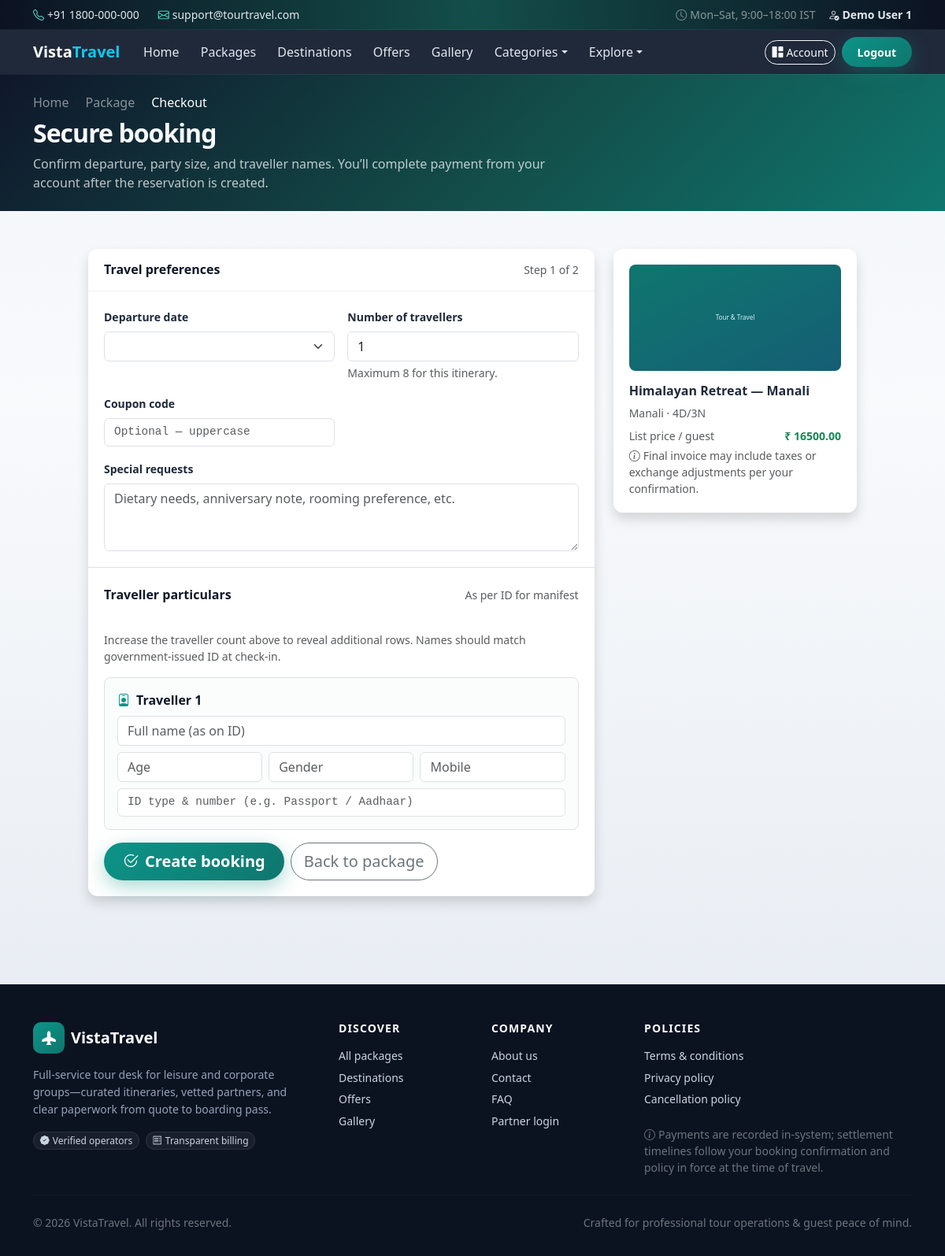
The app's page /book/1 (signed in) with its own data.
### app/models.py (models this page shows, shortened)
class User(db.Model):
    __tablename__ = "users"
    id = db.Column(db.Integer, primary_key=True)
    full_name = db.Column(db.String(120), nullable=False)
    email = db.Column(db.String(120), unique=True, nullable=False, index=True)
    mobile = db.Column(db.String(20), index=True)
    password_hash = db.Column(db.String(255), nullable=False)
    address = db.Column(db.Text)
    gender = db.Column(db.String(20))
    profile_image = db.Column(db.String(255))
    is_active = db.Column(db.Boolean, default=True)
    recovery_token = db.Column(db.String(128), index=True)
    recovery_token_expires = db.Column(db.DateTime)
    created_at = db.Column(db.DateTime, default=utcnow)
    updated_at = db.Column(db.DateTime, default=utcnow, onupdate=utcnow)
    bookings = db.relationship("Booking", backref="user", lazy="dynamic")
    wishlist_items = db.relationship("Wishlist", backref="user", lazy="dynamic", cascade="all, delete-orphan")

class TourPackage(db.Model):
    __tablename__ = "tour_packages"
    id = db.Column(db.Integer, primary_key=True)
    title = db.Column(db.String(200), nullable=False, index=True)
    brand_id = db.Column(db.Integer, db.ForeignKey("brands.id"), nullable=False)
    category_id = db.Column(db.Integer, db.ForeignKey("categories.id"), nullable=False)
    destination_id = db.Column(db.Integer, db.ForeignKey("destinations.id"), nullable=False)
    hotel_id = db.Column(db.Integer, db.ForeignKey("hotels.id"))
    transport_id = db.Column(db.Integer, db.ForeignKey("transports.id"))
    price = db.Column(db.Numeric(12, 2), nullable=False)
    discount_price = db.Column(db.Numeric(12, 2))
    duration_days = db.Column(db.Integer, default=1)
    duration_nights = db.Column(db.Integer, default=0)
    max_persons = db.Column(db.Integer, default=10)
    start_point = db.Column(db.String(255))
    end_point = db.Column(db.String(255))
    hotel_details_text = db.Column(db.Text)
    meal_details = db.Column(db.Text)
    transport_details_text = db.Column(db.Text)
    itinerary_json = db.Column(db.Text)
    inclusions = db.Column(db.Text)
    exclusions = db.Column(db.Text)
    terms = db.Column(db.Text)
    main_image = db.Column(db.String(255))
    status = db.Column(db.String(20), default="available")
    is_featured = db.Column(db.Boolean, default=False)
    created_at = db.Column(db.DateTime, default=utcnow)
    updated_at = db.Column(db.DateTime, default=utcnow, onupdate=utcnow)
    images = db.relationship(
        "PackageImage", backref="package", lazy="dynamic", cascade="all, delete-orphan"
    )
    dates = db.relationship(
        "PackageDate", backref="package", lazy="dynamic", cascade="all, delete-orphan"
    )

class Destination(db.Model):
    __tablename__ = "destinations"
    id = db.Column(db.Integer, primary_key=True)
    name = db.Column(db.String(160), nullable=False, index=True)
    state = db.Column(db.String(120), index=True)
    city = db.Column(db.String(120))
    short_description = db.Column(db.String(500))
    full_description = db.Column(db.Text)
    image = db.Column(db.String(255))
    best_season = db.Column(db.String(200))
    travel_duration_info = db.Column(db.String(300))
    category_id = db.Column(db.Integer, db.ForeignKey("categories.id"))
    created_at = db.Column(db.DateTime, default=utcnow)
    updated_at = db.Column(db.DateTime, default=utcnow, onupdate=utcnow)
    category = db.relationship("Category", backref="destinations")
    packages = db.relationship("TourPackage", backref="destination", lazy="dynamic")

### app/public_routes.py (the view, shortened to what this page needs)
@public_bp.route("/book/<int:pkg_id>", methods=["GET", "POST"])
@user_login_required
def book_package(pkg_id):
    from flask import session
    from .models import User
    from .utils import generate_public_booking_id
    pkg = TourPackage.query.get_or_404(pkg_id)
    user = User.query.get(session["user_id"])
    dates = (
        PackageDate.query.filter_by(package_id=pkg.id, booking_closed=False)
        .filter(PackageDate.seats_available > 0)
        .filter(PackageDate.travel_date >= date.today())
        .order_by(PackageDate.travel_date)
        .all()
    )
    return render_template(
        "public/book.html", package=pkg, user=user, available_dates=dates
    )

### app/templates/public/book.html (shortened to what this page needs)
{% extends 'base_public.html' %}
{% from '_macros.html' import static_img %}
{% block content %}
<section class="tt-page-hero py-4">
  <div class="container">
    <nav aria-label="breadcrumb">
      <ol class="breadcrumb mb-2" style="--bs-breadcrumb-divider: '›';">
        <li class="breadcrumb-item"><a href="{{ url_for('public.home') }}" class="text-white-50 text-decoration-none">Home</a></li>
        <li class="breadcrumb-item"><a href="{{ url_for('public.package_detail', pkg_id=package.id) }}" class="text-white-50 text-decoration-none">Package</a></li>
        <li class="breadcrumb-item active text-white">Checkout</li>
      </ol>
    </nav>
    <h1 class="h2 fw-bold mb-2">Secure booking</h1>
    <p class="tt-page-hero-lead mb-0">Confirm departure, party size, and traveller names. You’ll complete payment from your account after the reservation is created.</p>
  </div>
</section>
<div class="container py-5 col-lg-10">
  <div class="row g-4">
    <div class="col-lg-4 order-lg-2">
      <div class="tt-panel position-sticky border-0 shadow" style="top:100px">
        <div class="tt-panel-body">
          <img src="{{ static_img(package.main_image) or url_for('static', filename='img/placeholder.svg') }}" class="rounded-3 w-100 mb-3" alt="" style="max-height:160px;object-fit:cover">
          <h2 class="h6 fw-bold">{{ package.title }}</h2>
          <p class="small text-muted mb-2">{{ package.destination.name if package.destination }} · {{ package.duration_days }}D/{{ package.duration_nights }}N</p>
          <div class="d-flex justify-content-between small mb-1"><span class="text-muted">List price / guest</span><span>{% if package.discount_price %}<span class="text-success fw-bold">₹ {{ package.discount_price }}</span>{% else %}₹ {{ package.price }}{% endif %}</span></div>
          <p class="small text-muted mb-0"><i class="bi bi-info-circle me-1"></i>Final invoice may include taxes or exchange adjustments per your confirmation.</p>
        </div>
      </div>
    </div>
    <div class="col-lg-8 order-lg-1">
      <form method="post" class="tt-panel border-0 shadow">
        <div class="tt-panel-header">
          <h2 class="h6 fw-bold text-tt-navy mb-0">Travel preferences</h2>
          <span class="small text-muted">Step 1 of 2</span>
        </div>
        <div class="tt-panel-body border-bottom">
          <div class="row g-3">
            <div class="col-md-6">
              <label class="form-label small fw-semibold">Departure date</label>
              <select class="form-select" name="package_date_id" required>
              </select>
            </div>
            <div class="col-md-6">
              <label class="form-label small fw-semibold">Number of travellers</label>
              <input class="form-control" type="number" name="travellers_count" min="1" max="{{ package.max_persons }}" value="1" required>
              <div class="form-text">Maximum {{ package.max_persons }} for this itinerary.</div>
            </div>
            <div class="col-md-6">
              <label class="form-label small fw-semibold">Coupon code</label>
              <input class="form-control tt-mono" name="coupon_code" placeholder="Optional — uppercase">
            </div>
            <div class="col-12">
              <label class="form-label small fw-semibold">Special requests</label>
              <textarea class="form-control" name="special_request" rows="3" placeholder="Dietary needs, anniversary note, rooming preference, etc."></textarea>
            </div>
          </div>
        </div>
        <div class="tt-panel-header border-0 pt-4">
          <h2 class="h6 fw-bold text-tt-navy mb-0">Traveller particulars</h2>
          <span class="small text-muted">As per ID for manifest</span>
        </div>
        <div class="tt-panel-body">
          <p class="small text-muted">Increase the traveller count above to reveal additional rows. Names should match government-issued ID at check-in.</p>
          {% for i in range(10) %}
            <div class="border rounded-3 p-3 mb-3 traveller-block bg-light bg-opacity-50" data-index="{{ i }}" style="{% if i > 0 %}display:none{% endif %}">
              <div class="d-flex justify-content-between align-items-center mb-2">
                <strong class="text-tt-navy"><i class="bi bi-person-badge me-2 text-tt-teal"></i>Traveller {{ i + 1 }}</strong>
              </div>
              <div class="row g-2">
                <div class="col-12"><input class="form-control" name="t_{{ i }}_name" placeholder="Full name (as on ID)"></div>
                <div class="col-4"><input class="form-control" name="t_{{ i }}_age" type="number" placeholder="Age" min="0"></div>
                <div class="col-4"><input class="form-control" name="t_{{ i }}_gender" placeholder="Gender"></div>
                <div class="col-4"><input class="form-control" name="t_{{ i }}_contact" placeholder="Mobile"></div>
                <div class="col-12"><input class="form-control tt-mono" name="t_{{ i }}_id_proof" placeholder="ID type & number (e.g. Passport / Aadhaar)"></div>
              </div>
            </div>
          {% endfor %}
          <div class="d-flex flex-wrap gap-2 mt-2">
            <button type="submit" class="btn btn-tt-primary btn-lg rounded-pill px-4"><i class="bi bi-check2-circle me-2"></i>Create booking</button>
            <a class="btn btn-outline-secondary btn-lg rounded-pill" href="{{ url_for('public.package_detail', pkg_id=package.id) }}">Back to package</a>
          </div>
        </div>
      </form>
    </div>
  </div>
</div>
{% endblock %}

### app/templates/base_public.html (shortened to what this page needs)
<!DOCTYPE html>
<html lang="en">
<head>
  <link href="https://cdn.jsdelivr.net/npm/bootstrap@5.3.3/dist/css/bootstrap.min.css" rel="stylesheet">
  <link href="https://cdn.jsdelivr.net/npm/bootstrap-icons@1.11.3/font/bootstrap-icons.min.css" rel="stylesheet">
  <link href="{{ url_for('static', filename='css/theme.css') }}" rel="stylesheet">
</head>
<body>
<div class="tt-topbar d-none d-md-block">
  <div class="container d-flex flex-wrap justify-content-between align-items-center py-2 small">
    <div class="d-flex gap-4 text-white-50">
      <span><i class="bi bi-telephone me-1 text-tt-mint"></i><a class="tt-topbar-link" href="{{ url_for('public.contact') }}">+91 1800-000-000</a></span>
      <span><i class="bi bi-envelope me-1 text-tt-mint"></i><a class="tt-topbar-link" href="mailto:support@tourtravel.com">support@tourtravel.com</a></span>
    </div>
    <div class="d-flex gap-3 align-items-center text-white-50">
      <span><i class="bi bi-clock me-1"></i>Mon–Sat, 9:00–18:00 IST</span>
      {% if session.user_id %}
        <a class="tt-topbar-link fw-semibold" href="{{ url_for('user.dashboard') }}"><i class="bi bi-person-check me-1"></i>{{ session.user_name or 'Account' }}</a>
      {% endif %}
    </div>
  </div>
</div>
<nav class="navbar navbar-expand-lg navbar-dark navbar-tt sticky-top">
  <div class="container">
    <a class="navbar-brand fw-bold" href="{{ url_for('public.home') }}">Vista<span class="text-info">Travel</span></a>
    <div class="collapse navbar-collapse" id="navMain">
      <ul class="navbar-nav me-auto mb-2 mb-lg-0">
        <li class="nav-item"><a class="nav-link" href="{{ url_for('public.home') }}">Home</a></li>
        <li class="nav-item"><a class="nav-link" href="{{ url_for('public.packages_list') }}">Packages</a></li>
        <li class="nav-item"><a class="nav-link" href="{{ url_for('public.destinations_list') }}">Destinations</a></li>
        <li class="nav-item"><a class="nav-link" href="{{ url_for('public.offers_page') }}">Offers</a></li>
        <li class="nav-item"><a class="nav-link" href="{{ url_for('public.gallery_page') }}">Gallery</a></li>
        <li class="nav-item dropdown">
          <a class="nav-link dropdown-toggle" href="#" data-bs-toggle="dropdown">Categories</a>
        </li>
        <li class="nav-item dropdown">
          <a class="nav-link dropdown-toggle" href="#" data-bs-toggle="dropdown">Explore</a>
        </li>
      </ul>
      <div class="d-flex gap-2 align-items-center flex-shrink-0">
        {% if session.user_id %}
          <a class="btn btn-sm btn-outline-light rounded-pill d-none d-sm-inline-flex align-items-center" href="{{ url_for('user.dashboard') }}"><i class="bi bi-grid-1x2-fill me-1"></i>Account</a>
          <a class="btn btn-sm btn-tt-primary rounded-pill" href="{{ url_for('auth.user_logout') }}">Logout</a>
        {% else %}
          <a class="btn btn-sm btn-outline-light rounded-pill" href="{{ url_for('auth.user_login') }}">Sign in</a>
          <a class="btn btn-sm btn-tt-primary rounded-pill" href="{{ url_for('auth.register') }}">Create account</a>
        {% endif %}
      </div>
    </div>
  </div>
</nav>
<main>
  {% block content %}{% endblock %}
</main>
<footer class="footer-tt">
  <div class="container">
    <div class="row g-4 g-lg-5">
      <div class="col-lg-4">
        <div class="d-flex align-items-center gap-2 mb-3">
          <span class="footer-brand-mark"><i class="bi bi-airplane-fill"></i></span>
          <h5 class="text-white mb-0 fw-bold">VistaTravel</h5>
        </div>
        <p class="small mb-3 tt-footer-lead">Full-service tour desk for leisure and corporate groups—curated itineraries, vetted partners, and clear paperwork from quote to boarding pass.</p>
        <div class="d-flex gap-2">
          <span class="badge rounded-pill tt-footer-badge"><i class="bi bi-patch-check-fill me-1"></i>Verified operators</span>
          <span class="badge rounded-pill tt-footer-badge"><i class="bi bi-receipt me-1"></i>Transparent billing</span>
        </div>
      </div>
      <div class="col-6 col-lg-2">
        <h6 class="text-white text-uppercase small fw-bold letter-spacing mb-3">Discover</h6>
        <ul class="list-unstyled small footer-links">
          <li><a href="{{ url_for('public.packages_list') }}">All packages</a></li>
          <li><a href="{{ url_for('public.destinations_list') }}">Destinations</a></li>
          <li><a href="{{ url_for('public.offers_page') }}">Offers</a></li>
          <li><a href="{{ url_for('public.gallery_page') }}">Gallery</a></li>
        </ul>
      </div>
      <div class="col-6 col-lg-2">
        <h6 class="text-white text-uppercase small fw-bold letter-spacing mb-3">Company</h6>
        <ul class="list-unstyled small footer-links">
          <li><a href="{{ url_for('public.static_page', slug='about') }}">About us</a></li>
          <li><a href="{{ url_for('public.contact') }}">Contact</a></li>
          <li><a href="{{ url_for('public.static_page', slug='faq') }}">FAQ</a></li>
          <li><a href="{{ url_for('admin_auth.login') }}">Partner login</a></li>
        </ul>
      </div>
      <div class="col-lg-4">
        <h6 class="text-white text-uppercase small fw-bold letter-spacing mb-3">Policies</h6>
        <ul class="list-unstyled small footer-links mb-4">
          <li><a href="{{ url_for('public.static_page', slug='terms') }}">Terms &amp; conditions</a></li>
          <li><a href="{{ url_for('public.static_page', slug='privacy') }}">Privacy policy</a></li>
          <li><a href="{{ url_for('public.static_page', slug='cancellation') }}">Cancellation policy</a></li>
        </ul>
        <p class="small text-secondary mb-0"><i class="bi bi-info-circle me-1"></i>Payments are recorded in-system; settlement timelines follow your booking confirmation and policy in force at the time of travel.</p>
      </div>
    </div>
    <hr class="border-secondary border-opacity-25 my-4">
    <div class="d-flex flex-column flex-md-row justify-content-between align-items-center gap-2 small text-secondary">
      <span>&copy; 2026 VistaTravel. All rights reserved.</span>
      <span class="text-md-end">Crafted for professional tour operations &amp; guest peace of mind.</span>
    </div>
  </div>
</footer>
</body>
</html>

### records on screen
User: full_name "Demo User 1"
TourPackage: main_image (placeholder picture), title "Himalayan Retreat — Manali", duration_days "4", duration_nights "3", discount_price "16500.00", max_persons "8"
Destination: destination "Manali"

### other values on screen
{{ i + 1 }} "1"
